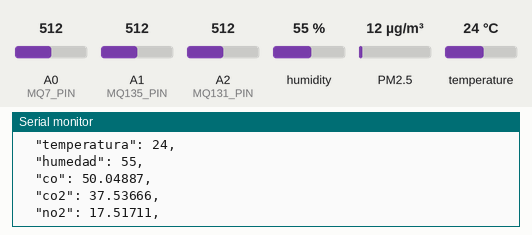
This sketch was run on a simulated Arduino Uno, built with avr-gcc and run on an emulated ATmega328P. Shown: the last lines printed to the serial monitor. The inputs (shaded band) are chosen by the test bench; at power-on: humidity 55 %, PM2.5 12 µg/m³, A0 (MQ7_PIN) = 512, A1 (MQ135_PIN) = 512, A2 (MQ131_PIN) = 512, temperature 24 °C.

Above: at 3.2 s.
3.3 s: humidity set to 22 %
At 4.7 s:
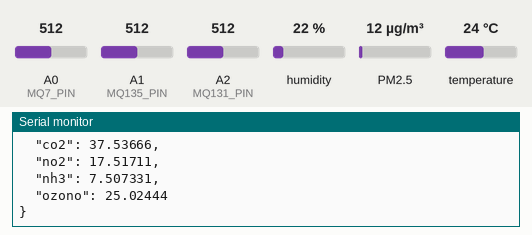
8.4 s: PM2.5 set to 6 µg/m³
At 11.5 s:
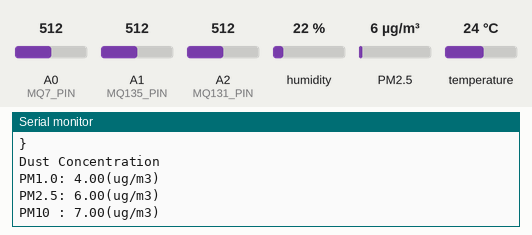
13.5 s: A0 (MQ7_PIN) set to 716
At 17.0 s:
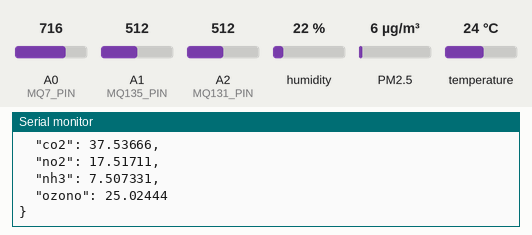
18.6 s: A1 (MQ135_PIN) set to 716
At 21.8 s:
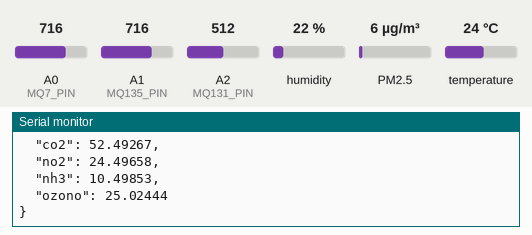
23.7 s: A2 (MQ131_PIN) set to 716
At 25.5 s:
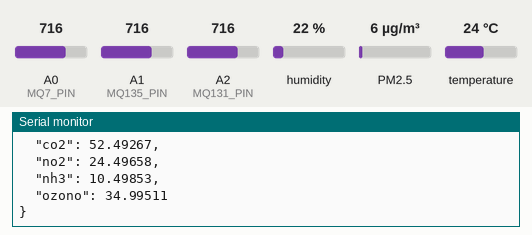
28.8 s: temperature set to 12 °C
At 33.0 s:
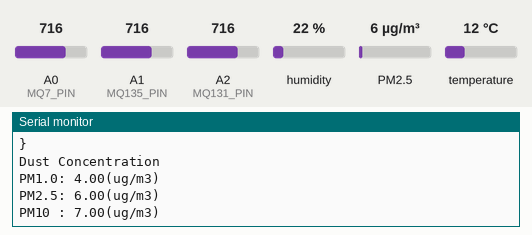
Timing chart, 0 to 34.5 s (numbered marks = the images above; inputs shaded):
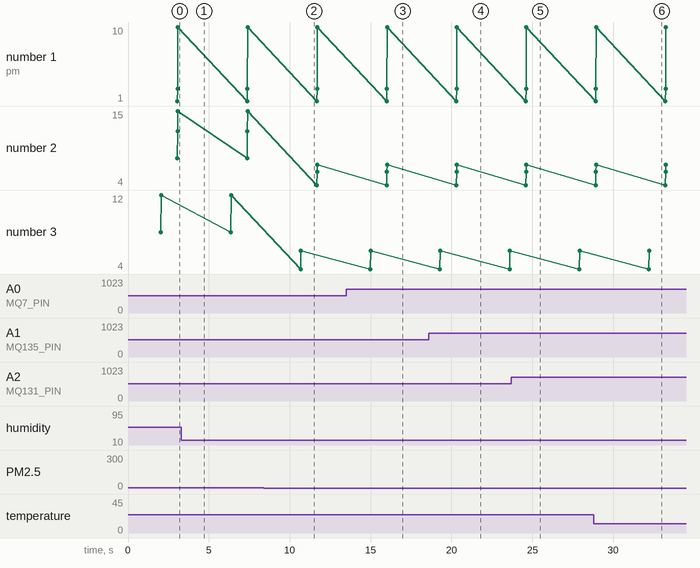

The sketch:

codeArduino.ino
```cpp
#include <dht.h>
#include <SoftwareSerial.h>
#include <ArduinoJson.h>
#include "Adafruit_PM25AQI.h"

#define outPin 2

dht DHT;

Adafruit_PM25AQI aqi = Adafruit_PM25AQI();

// --- DHT11 ---
// #define DHTPIN 2
// #define DHTTYPE DHT11
// DHT dht(DHTPIN, DHTTYPE);
// --- MQ Sensors ---
#define MQ7_PIN A0    // CO
#define MQ135_PIN A1  // CO2, NO2, NH3
#define MQ131_PIN A2
// --- PMS5003 ---
SoftwareSerial pmsSerial(9, 10);  // RX, TX (TX del sensor a RX del Arduino)
SoftwareSerial nodemcu(5, 6);

void setup() {
  Serial.begin(9600);
  pmsSerial.begin(9600);
  // dht.begin();
  nodemcu.begin(9600);

  delay(2000);

  if (!aqi.begin_UART(&pmsSerial)) {
    Serial.println("Error al iniciar el sensor PMSA003I");
    while (1) delay(10);
  } else {
    Serial.println("PMS Iniciado");
  }
}

void loop() {
  JsonDocument data;
  float pm1, pm25, pm10;
  PM25_AQI_Data dataPms;

  // --- Lecturas PMS5003 ---
  pmsSerial.listen();
  if (aqi.read(&dataPms)) {
    pm1 = dataPms.pm10_standard;
    pm25 = dataPms.pm25_standard;
    pm10 = dataPms.pm100_standard;
    Serial.println("Dust Concentration");
    Serial.println("PM1.0: " + String(pm1) + "(ug/m3)");
    Serial.println("PM2.5: " + String(pm25) + "(ug/m3)");
    Serial.println("PM10 : " + String(pm10) + "(ug/m3)");

    data["pm1.0"] = pm1;
    data["pm2.5"] = pm25;
    data["pm10"] = pm10;
    delay(1000);
  } else {
    Serial.println("No read from PMS");
  }

  // --- Lecturas DHT11 ---
  int readData = DHT.read(outPin);
  float tmp = DHT.temperature;
  float hum = DHT.humidity;
  // --- Lecturas MQ ---
  int mq7 = analogRead(MQ7_PIN);      // CO
  int mq135 = analogRead(MQ135_PIN);  // CO2, NO2, NH3
  int mq131 = analogRead(MQ131_PIN);

  // Conversión estimada (puedes calibrar con curva real si deseas)
  float ppm_co = mq7 * (5.0 / 1023.0) * 20.0;
  float ppm_co2 = mq135 * (5.0 / 1023.0) * 15.0;
  float ppm_no2 = mq135 * (5.0 / 1023.0) * 7.0;
  float ppm_nh3 = mq135 * (5.0 / 1023.0) * 3.0;
  float ppm_o3 = mq131 * (5.0 / 1023.0) * 10.0;

  data["temperatura"] = tmp;
  data["humedad"] = hum;
  data["co"] = ppm_co;
  data["co2"] = ppm_co2;
  data["no2"] = ppm_no2;
  data["nh3"] = ppm_nh3;
  data["ozono"] = ppm_o3;

  String output;
  serializeJsonPretty(data, output);
  Serial.println(output);

  serializeJson(data, nodemcu);
  delay(3000);  // Esperar 3 segundos
}
```

Measured:
- after the input at 8.4 s, the serial monitor: prints a new line after 2.3 s (image 2)
- after the input at 13.5 s, the serial monitor: prints a new line after 2.6 s (image 3)
- after the input at 18.6 s, the serial monitor: prints a new line after 1.8 s (image 4)
- after the input at 23.7 s, the serial monitor: prints a new line after 1.1 s (image 5)
- after the input at 28.8 s, the serial monitor: prints a new line after 0.16 s (image 6)
- plotted number 2: 15 → 7 after the input at 8.4 s
- plotted number 3: 12 → 6 after the input at 8.4 s
